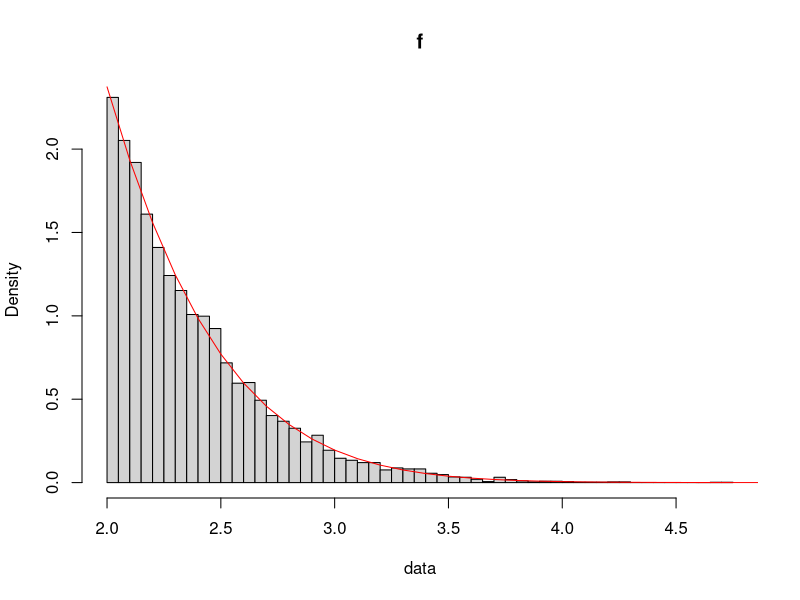
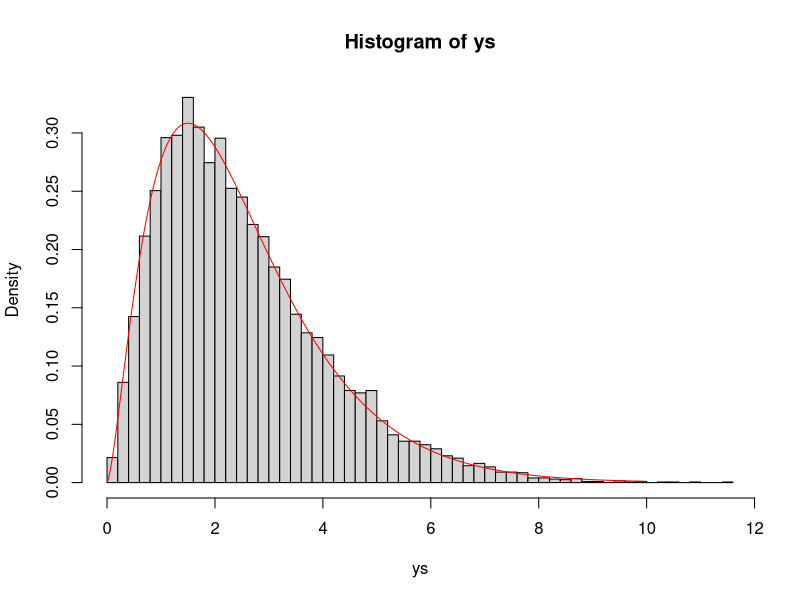

These figures' R source, in order:
## ---- chunk 1
# the proposed density we can easily sample from
g <- function(y)
{
  2*exp(-2*(y-2))
}

# inverse transform method for sampling from g
rg <- function(n)
{
  -0.5*log(1-runif(n))+2
}

rf <- function(n)
{
  data <- vector(length=n)
  for (i in 1:n)
  {
    repeat
    {
      y <- rg(1)
      u <- runif(1)
      if (runif(1) <= exp(-(y-2)^2/2))
      {
        data[i] <- y
        break
      }
    }
  }
  data
}

k <- function(y)
{
  exp(-y^2/2)
}

f <- function(y)
{
  # normalizing constant
  Z <- 17.5358
  Z*k(y)
}
## ---- chunk 2
data <- rf(10000)
ys <- seq(2,10,by=.1)
hist(data,freq=F,breaks=50,main="f")
lines(x=ys,f(ys),col="red") 
## ---- chunk 3
alpha <- 2.5
n <- 10000
c <- 10
a <- floor(alpha)
b <- a / alpha

ys <- vector(length=n)
for (i in 1:n)
{
  repeat
  {
    y <- rgamma(n=1,shape=a,scale=b)
    u <- runif(1)
    P <- dgamma(y,shape=alpha,scale=1) / (c*dgamma(y,shape=a,scale=b))
    if (u < P)
    {
      ys[i] <- y
      break
    }
  }
}

hist(ys,freq=F,breaks=50)
lines(x=seq(.01,10,by=.05),y=dgamma(seq(.01,10,by=.05),shape=alpha,scale=1),col="red")
## ---- chunk 4
l1 <- function(theta,x)
{
  x[1]/(theta+2) + (x[2]+x[3])/(theta-1) + x[4]/theta
}

l2 <- function(theta,x)
{
  -x[1]/(theta+2)^2 - (x[2]+x[3])/(theta-1)^2 - x[4]/theta^2
}

theta_mle <- function(x, start = 0.5, eps = 1e-6)
{
  i <- 0
  theta0 <- start
  theta1 <- NULL
  repeat
  {
    theta1 <- theta0 - l1(theta0,x) / l2(theta0,x)
    if (abs(theta1-theta0) < eps) { break }
    theta0 <- theta1
    i <- i + 1
  }
  list(mle=theta1,iterations=i)
}
## ---- chunk 5
# observed data
x <-c(125, 18, 20, 34)
sol <- theta_mle(x=x, start=0.5, eps=1e-6)
mle <- sol$mle
mle_iterations <- sol$iterations
## ---- chunk 6
# the function to maximize, the log-likelihood function
loglike <- function(theta)
{
  x[1]*log(0.5+theta/4) + x[2]*log(0.25*(1-theta)) + x[3]*log(0.25*(1-theta)) + x[4]*log(0.25*theta)
}

# since optim finds the value that minimizes the function, we provide it with
# the negative of the log-likelihood.
optim(0.5,function(theta) { -loglike(theta) },lower=0.1,upper=0.9,method="L-BFGS-B")$par
## ---- chunk 7
theta0 <- .5
theta1 <- NULL
i <- 1
repeat
{
  theta1 <- (159*theta0 + 68)/(197*theta0 + 144)
  cat("theta[",i,"] = ", theta1,"\n")
  if (abs(theta1-theta0) < 1e-6) { break }
  theta0 <- theta1
  i <- i + 1
}
print(theta1)
## ---- chunk 8
obs_fisher <- -l2(mle,x)
var_mle <- 1 / obs_fisher
sqrt(var_mle)
## ---- chunk 9
C <- 10*sqrt(2*pi)
ker <- function(x) { 3*exp(-0.5*(x+2)^2) + 7*exp(-0.5*(x-2)^2) }
res <- integrate(ker,lower = -Inf, upper = Inf)
print(res)
## ---- chunk 10
# simpson : numerical integrator applying simpson's rule to n subintervals
# over the range (a,b).
#
# arguments;
#   f : the function to integrate
#   a : the lower-bound
#   b : the upper-bound. (a,b) together discrete the range.
#   n : the number of subintervals to partition the range
#
# we evenly partition the range into n subintervals of size (b-a)/n
# and apply simson's rule to each subinterval. then, we accumulate these
# values and return the result.
simpson <- function(f, a, b, n)
  {
    h <- (b-a)/n
    s <- 0
    x <- a
    for (i in 1:(n/2))
    {
      s <- s + f(x) + 4 * f(x+h) + f(x+2*h)
      x <- x + 2*h
    }
    s*h/3
}
## ---- chunk 11
R <- NULL
N <- NULL
found <- F
for (r in 1:200)
{
  for (n in 1:100)
  {
    res <- simpson(ker,-r/10,r/10,2*n)
    if (abs(res - C) < 0.001)
    {
      R <- r/10
      N <- 2*n
      cat("r = +-", R, ", n = ", N, ", C = ", res, "\n")
      found <- T
      break
    }
  }
  if (found) { break }
}
